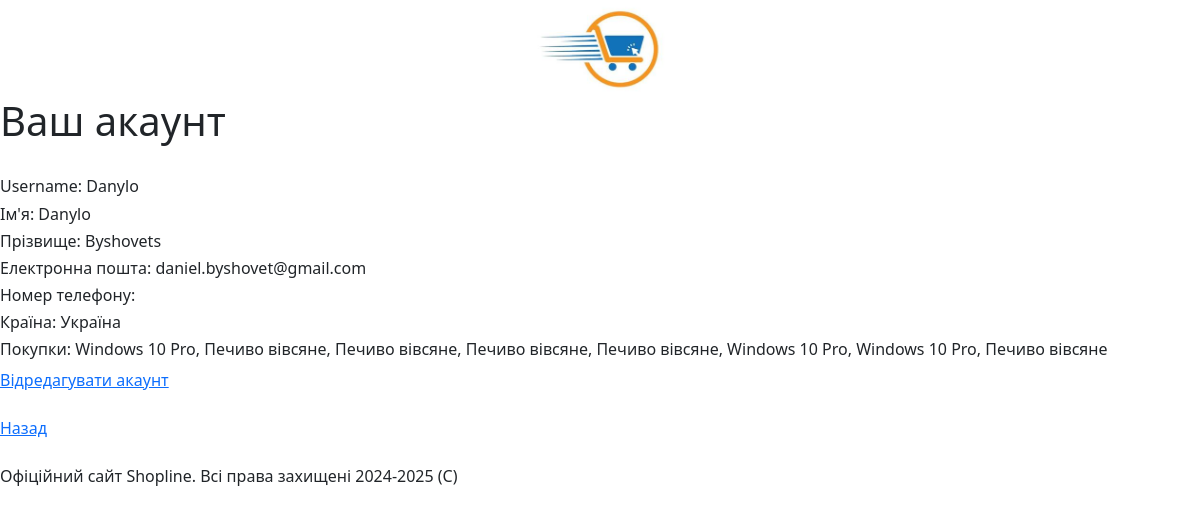
/user/9/account, run on the app's committed database.
### user/models.py (models this page shows, shortened)
class User(models.Model):
    username = models.CharField("Username", max_length=20)
    password = models.CharField("Пароль", max_length=30)
    name = models.CharField("Ім'я", max_length=20)
    surname = models.CharField("Прізвище", max_length=20)
    email = models.CharField("Електронна пошта", max_length=35)
    phone_number = models.CharField("Номер телефону", max_length=19)
    country = models.CharField("Країна", max_length=25)
    bought_products = models.TextField("Покупки", max_length=1500)

### user/views.py (the view)
# urls.py: path('<int:user_id>/account', views.show_account, name="account"),
def show_account(request, user_id):
    user = get_object_or_404(User, id=user_id)
    return render(request, 'user/account.html', {'user': user, 'user_id': user_id})

### user/templates/user/account.html (shortened to what this page needs)
{% extends 'main/layout.html' %}
{% block content %}
    <h1>Ваш акаунт</h1><br>
    <h6>Username: {{user.username}}</h6>
    <h6>Ім'я: {{user.name}}</h6>
    <h6>Прізвище: {{user.surname}}</h6>
    <h6>Електронна пошта: {{user.email}}</h6>
    <h6>Номер телефону: {{user.phone}}</h6>
    <h6>Країна: {{user.country}}</h6>
    <h6>Покупки: {{user.bought_products}}</h6>
    <a href="{% url 'user_update' user.id %}">Відредагувати акаунт</a><br><br>
    <a href="{% url 'user_menu' user_id=user_id %}">Назад</a>
{% endblock %}

### data on the page
User: username "Danylo", name "Danylo", surname "Byshovets", email "daniel.byshovet@gmail.com", country "Україна", bought_products "Windows 10 Pro, Печиво вівсяне, Печиво вівсяне, Печиво вівсяне, Печиво вівсяне, Windows 10 Pro, Windows 10 Pro, Печиво вівсяне"
